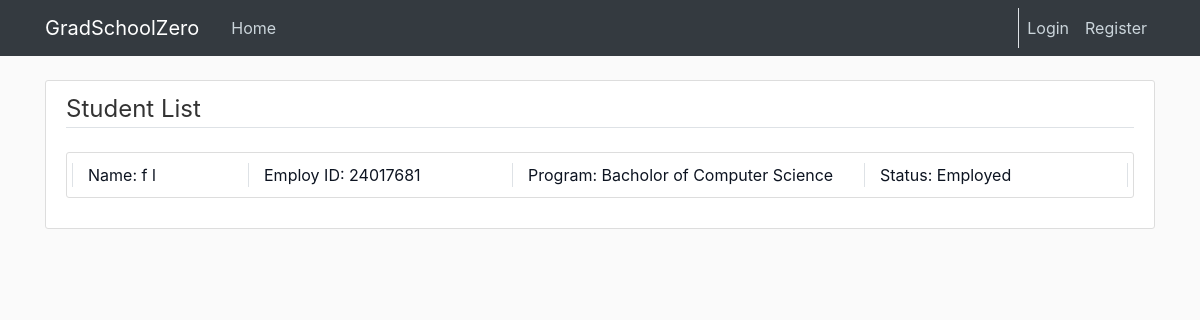
Before: /student/list with the older database file.
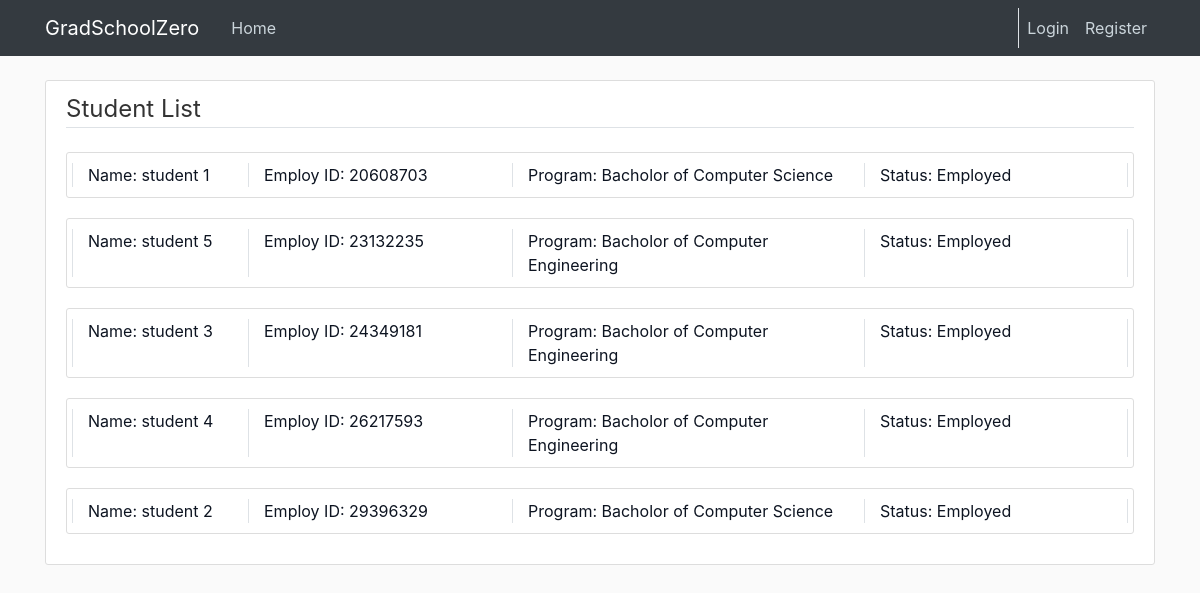
After: the same page with the newer database file.
### cunyzero/models.py (models this page shows, shortened)
class Student(db.Model):
    ownerId = db.Column(db.Integer, primary_key=True)
    firstname = db.Column(db.String(30), nullable=False)
    lastname = db.Column(db.String(30), nullable=False)
    programId = db.Column(db.Integer, db.ForeignKey('program.id'), nullable=False)
    honor = db.Column(db.Integer, nullable = False, default=0)
    status = db.Column(db.String(20), default='Employed') # suspended, graduated, etc.
    fine = db.Column(db.Float, nullable = False, default=0)
    gpa = db.Column(db.Float, nullable = False, default=0.0)
    warning = db.Column(db.Integer, nullable = False, default=0) # ???????????
    enrollmentPermission = db.Column(db.Boolean, nullable=False, default=False)#special enrollment permission
    user = db.relationship('User', backref='studentOwner', lazy=True)
    courses = db.relationship('StudentCourse', backref='student', lazy=True)
    application = db.relationship('GraduationApplication', backref='applicant', lazy=True)
    warnings = db.relationship('Warning', backref='targetStudent', lazy=True) # get length by len(Student.warnings)

class Program(db.Model):
    id = db.Column(db.Integer, primary_key=True)
    name = db.Column(db.String(20), unique=True, nullable=False)
    capacity = db.Column(db.Integer, nullable=False, default=10)
    enrolled_total = db.Column(db.Integer, nullable=False, default=0)

### cunyzero/routes.py (the view)
@login_required
@app.route('/student/list', methods=['GET', 'POST'])
def student_manage():
    students = Student.query.all()
    programs = Program.query.all()
    return render_template("student-manage.html", title="Student Management", students=students, programs=programs)

### cunyzero/templates/student-manage.html
{% extends "layout.html" %}
{% block content %}
    <div class="content-section">
        <legend class="border-bottom mb-4"> Student List </legend>
        {% for student in students%}
            <article class="btn-outline-info media content-section col-md-12">
                <a class="media-body row" style="text-decoration: none; color: #0d1421"
                   href="{{ url_for('individual_review',role='Student',owner_id=student.ownerId)}}">
                    <div class="col-md-2 border-left">
                        Name: {{ student.firstname }} {{ student.lastname }}
                    </div>
                    <div class="col-md-3 border-left">
                        Employ ID:  {{ student.ownerId }}
                    </div>
                    <div class="col-md-4 border-left">
                        Program: {{ programs[student.programId - 1].name }}
                    </div>
                    <div class="col-md-3 border-left border-right">
                        Status: {{ student.status }}
                    </div>
                </a>
            </article>
        {% endfor %}
    </div>
{% endblock content %}

### cunyzero/templates/layout.html (shortened to what this page needs)
<!DOCTYPE html>
<html lang="en">
<head>
    <link rel="stylesheet" href="https://maxcdn.bootstrapcdn.com/bootstrap/4.0.0/css/bootstrap.min.css">
    <link rel="stylesheet" type="text/css" href="{{ url_for('static', filename='main.css') }}">
    <link rel="stylesheet" type="text/css" href="{{ url_for('static', filename='uicons-regular-rounded.css') }}">
</head>
<body id="bootstrap-overrides">
    <header class="site-header">
        <nav class="navbar navbar-expand-md navbar-dark bg-dark fixed-top">
            <div class="container">
                <a class="navbar-brand mr-4" href="/">GradSchoolZero</a>
                <div class="collapse navbar-collapse" id="navbarToggle">
                    <div class="navbar-nav mr-auto">
                        <a class="nav-item nav-link" href="{{ url_for('home') }}">Home</a>
                    </div>
                    <div class="border-left navbar-nav">
                        {% if current_user.is_authenticated %}
                            {% if current_user.role == 'Visitor' %}
                                <a class="nav-item nav-link" href="{{ url_for('enrollment_application') }}">Enrollment</a>
                                <a class="nav-item nav-link" href="{{ url_for('logout') }}">Logout</a>
                            {% else %}
                                {% if current_user.role == "Admin" %}
                                    <a class="nav-item nav-link" href="{{ url_for('change_period') }}">{{current_user.getPeriodName()}}</a>
                                {% else %}
                                     <a class="nav-item nav-link">{{current_user.getPeriodName()}}</a>
                                {% endif %}
                                <a class="nav-item nav-link" href="{{ url_for('account') }}">Account</a>
                                <a class="nav-item nav-link" href="{{ url_for('logout') }}">Logout</a>
                            {% endif %}
                        {% else %}
                            <a class="nav-item nav-link" href="{{ url_for('login') }}">Login</a>
                            <a class="nav-item nav-link" href="{{ url_for('register') }}">Register</a>
                        {% endif %}
                    </div>
                </div>
            </div>
        </nav>
    </header>
    <main role="main" class="container">
        <div class="row">
            <div class="col-md-12">
                {% block content %}{% endblock %}
            </div>
        </div>
    </main>
</body>
</html>

### cunyzero/static/main.css (style rules this page uses)
body { background: #fafafa; color: #333333; margin-top: 5rem; }
.site-header .navbar-nav .nav-link { color: #cbd5db; }
.content-section { background: #ffffff; padding: 10px 20px; border: 1px solid #dddddd; border-radius: 3px; margin-bottom: 20px; }

Changed rows visible on the page:
removed Student: firstname "f", lastname "l", ownerId "24017681", programId.name "Bacholor of Computer Science", status "Employed"
added Student: firstname "student", lastname "1", ownerId "20608703", programId.name "Bacholor of Computer Science", status "Employed"
added Student: firstname "student", lastname "5", ownerId "23132235", programId.name "Bacholor of Computer Engineering", status "Employed"
added Student: firstname "student", lastname "3", ownerId "24349181", programId.name "Bacholor of Computer Engineering", status "Employed"
added Student: firstname "student", lastname "4", ownerId "26217593", programId.name "Bacholor of Computer Engineering", status "Employed"
added Student: firstname "student", lastname "2", ownerId "29396329", programId.name "Bacholor of Computer Science", status "Employed"
